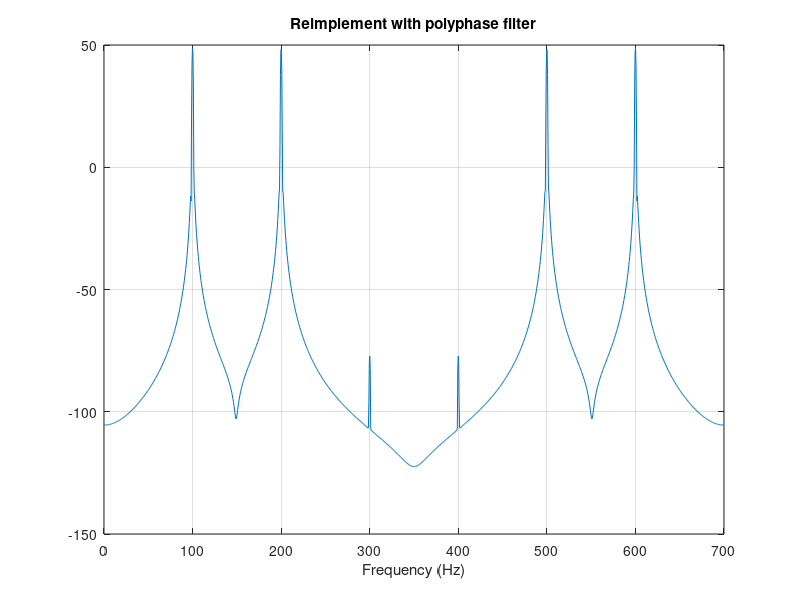

Reproduce this figure in MATLAB.
% Implement the filter, downsample the output.Then reimplement the 
% filtering and downsampling with a single polyphase downsampling filter.
% Compare the number of operations required for the original FIR 
% implementation and the downsampling implementation.

% fs = 42Khz, passband = 0-250Hz, Ft = 100Hz, A = 60dB
fs = 42000;     % sample rate
Ns = 84000;     % sample number of signal containing the 4 tones
ft = 100;       % transition band width
A = 60;
factor = 60;   % the max downsample factor

N = 1523;   % 1522.4  9.0655

V = zeros(N,1);
V(1:10)=ones(10,1);
V(1514:1523)=ones(10,1);
X=fs*(0:1522)/1523;

plot(X,V); title('Desired Freq Response'); 
xlabel('Frequency (Hz)');
pause
v=fftshift(real(ifft(V)));
w=kaiser(1523,5.65); % no need to correct for DFT symmetry since N is odd
plot(v); title('Unwindowed Filter Impulse response'); 
pause
X=fs*(0:N-1)/N;
plot(X,20*log10(abs(fft(v))));title('Freq response (unwindowed)');
pause
plot(w); title('Kaiser Window beta=5.65');
pause
f=v.*w;
plot(f); title('Windowed Filter Impulse Response');
pause
plot(X,20*log10(abs(fft(f)))); title('Freq response (windowed)');
xlabel('Frequency (Hz)');
grid on;
pause

t = 0:1/fs:(Ns-1)/fs;    % generate time vector
signal = cos(2*pi*100*t) + cos(2*pi*200*t); % tones at 100 Hz and 200 Hz
signal = signal + cos(2*pi*1000*t) + cos(2*pi*1100*t);% tones at 1000Hz and 1100Hz

% spectrum of signal containing the four tones
X = fs*(0:Ns-1)/Ns;
Y = (abs(fft(signal)));
zoom on;
plot(X,Y);
title('Original data sampled at 42 kHz');
xlabel('Frequency (Hz)');
pause

tic; % reset time counter
for i = 1:100
    signalf = conv(f,signal);
end
t1 = toc/100;     % Time for single rate filtering
signalf = signalf(length(f):length(signalf)-length(f));%Remove edge effects
signalf = signalf.*blackman(length(signalf))';
Y=20*log10(abs(fft(signalf)));
X=fs*(0:length(Y)-1)/length(Y);
plot(X,Y);
title('Data processed by the lowpass filter');
xlabel('Frequency (Hz)');
grid on
pause

signald = signalf(factor:factor:end); % Downsample by 60
signalw = signald.*blackman(length(signald))';
Y=20*log10(abs(fft(signalw)));
X=fs*(0:length(Y)-1)/length(Y)/factor;
plot(X',Y');
title('Downsampling using single rate filter');
xlabel('Frequency (Hz)');
grid on
pause

fpoly = zeros(1,ceil(length(f)/factor)*factor);
fpoly(1:length(f)) = f;
fpoly = reshape(fpoly,factor,length(fpoly)/factor);
filtpoly =flipud(fpoly);
signalp = reshape(signal,factor,length(signal)/factor);
polyout = zeros(1,size(signalp,2)+size(filtpoly,2) - 1);

tic; % reset time counter
for j=1:100
    for i=1:factor
	    polyout = polyout + conv(filtpoly(i,:),signalp(i,:));
    end
end
t2 = toc/100;     % Time for polyphase filtering
polyout = polyout./100; % because the sum repeats 100 times in the loop
polyout = polyout(size(filtpoly,2):length(polyout)-size(filtpoly,2));
% Remove edge effects
polyoutw = polyout.*blackman(length(polyout))';
Y=20*log10(abs(fft(polyoutw)));
X=fs*(0:length(Y)-1)/length(Y)/factor;
plot(X',Y');
title('Reimplement with polyphase filter');
xlabel('Frequency (Hz)');
grid on